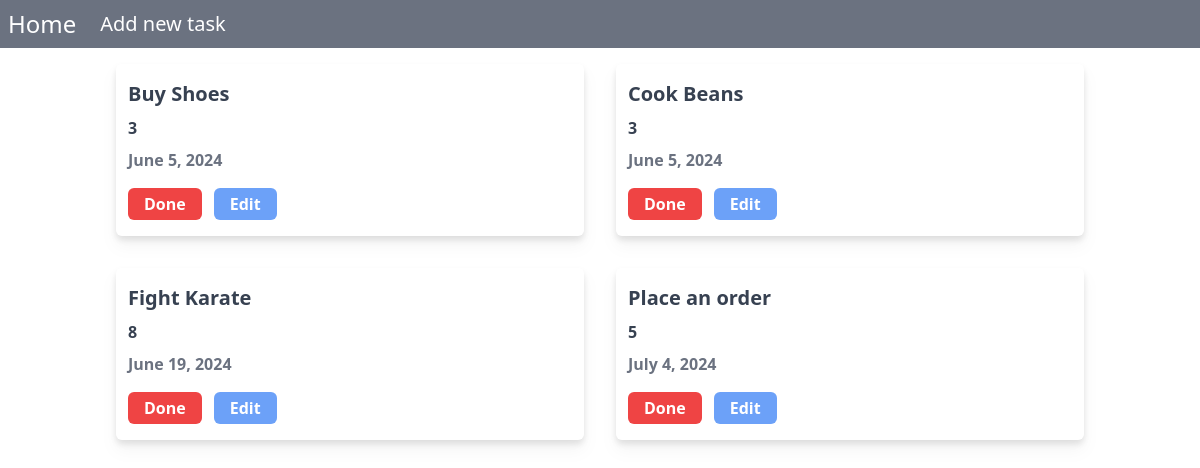
Before: / with the older database file.
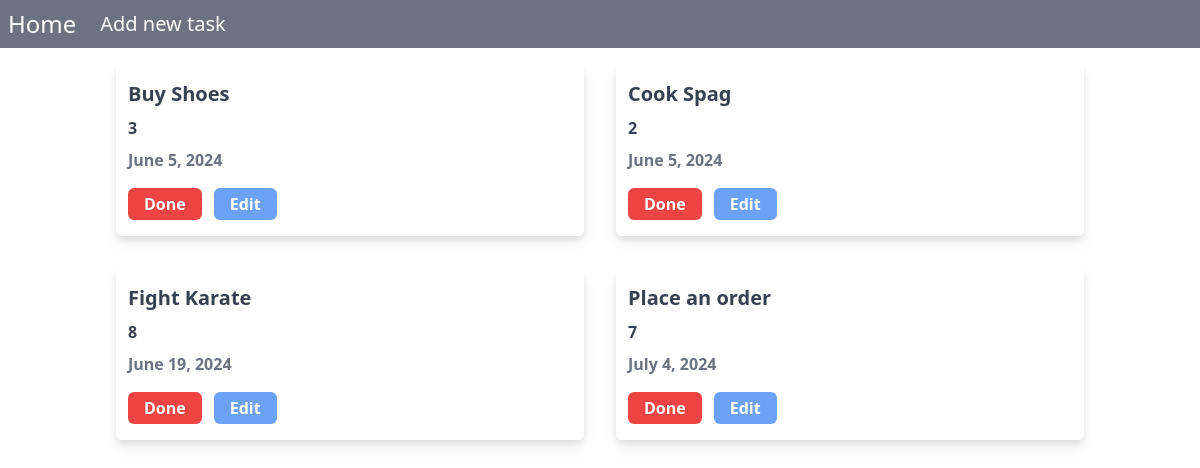
After: the same page with the newer database file.
### myapp/models.py (models this page shows, shortened)
class Task(models.Model):
  name = models.CharField(max_length=100)
  priority = models.IntegerField()
  date = models.DateField(default=datetime.date.today)

### myapp/views.py (the view)
# urls.py: path('', views.index, name='index'),
def index(request):
  task_list = Task.objects.all()
  return render(request,'myapp/index.html', {
    'task_list':task_list
  })

### myapp/templates/myapp/index.html
{% extends 'myapp/base.html' %} {% block body %}
<ul
  class="mt-4 px-4 flex flex-col sm:grid sm:grid-cols-2 gap-8 w-full sm:max-w-[1000px] mx-auto"
>
  {% for task in task_list %}
  <ol
    class="text-gray-700 font-bold flex flex-col gap-2 w-full pl-3 bg-white drop-shadow-lg rounded-md py-4"
  >
    <p class="text-xl">{{task.name}}</p>
    <span>{{task.priority}}</span>
    <span class="text-gray-500">{{task.date}}</span>
    <div class="mt-2 flex gap-3">
      <a
        href="{% url 'delete' task.id %}"
        class="bg-red-500 px-4 py-1 text-white w-fit rounded-md"
        href=""
        >Done</a
      >
      <a
        href="{% url 'cbvupdate' task.id %}"
        class="bg-blue-500/75 px-4 py-1 text-white w-fit rounded-md"
        href=""
        >Edit</a
      >
    </div>
  </ol>
  {% endfor %}
</ul>
{% endblock %}

### myapp/templates/myapp/base.html (shortened to what this page needs)
<!DOCTYPE html>
<html lang="en">
  <head>
    <script src="https://cdn.tailwindcss.com"></script>
  </head>
  <body>
    <header class="bg-gray-500 text-white py-2 px-2 flex gap-6 items-center">
      <h1 class="text-2xl">
        <a href="/">Home</a>
      </h1>
      <p class="text-xl">
        <a href="/add">Add new task</a>
      </p>
    </header>
    {% block body %} {% endblock %}
  </body>
</html>

Changed rows visible on the page:
changed Task: name "Cook Beans" → "Cook Spag"; priority "3" → "2"
changed Task "Place an order": priority "5" → "7"
